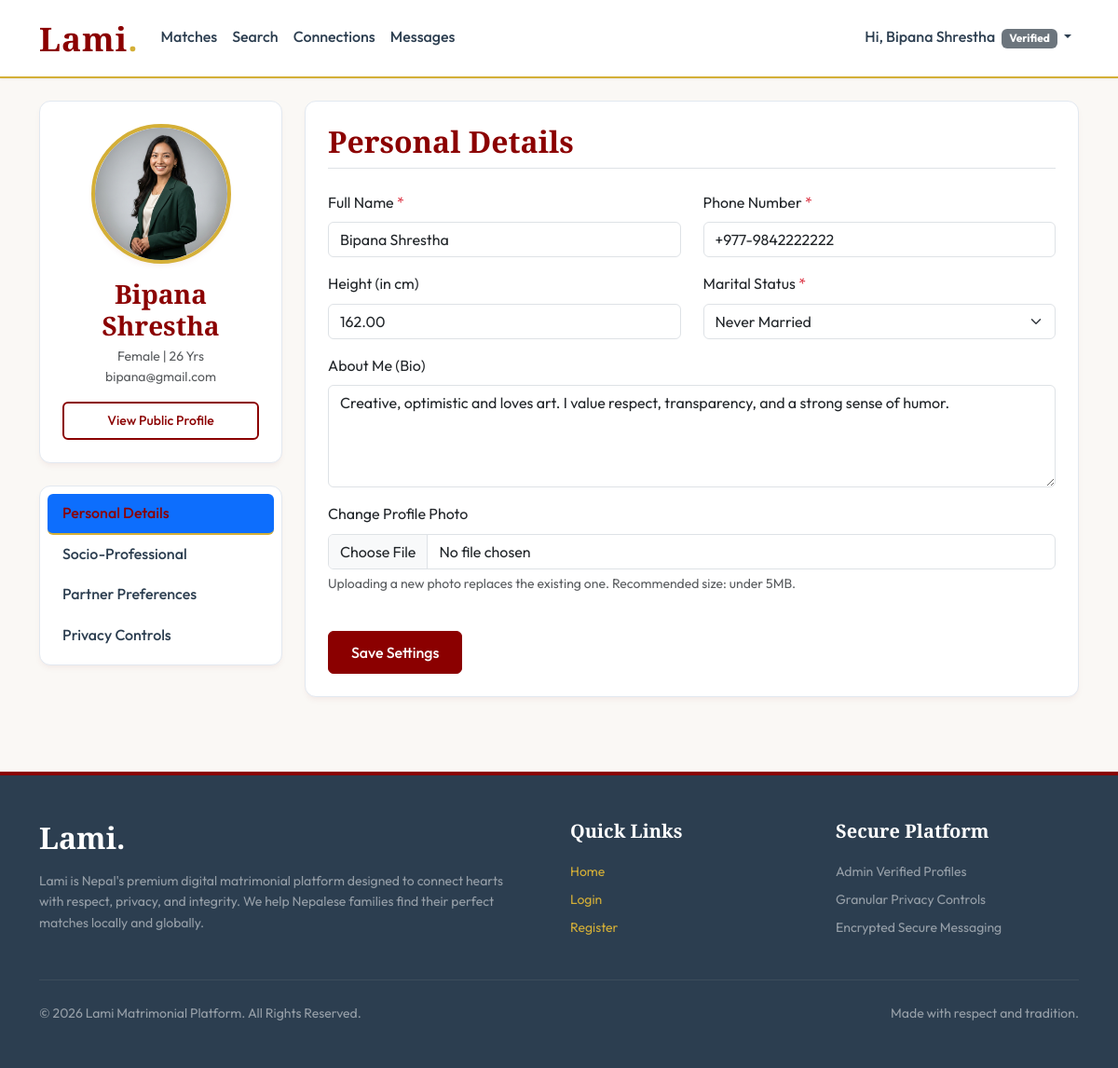
The app's page /profile-edit.php (signed in) with its own data.
### tables this page shows
CREATE TABLE `profiles` (
  `user_id` INT PRIMARY KEY,
  `gender` ENUM('male', 'female', 'other') NOT NULL,
  `dob` DATE NOT NULL,
  `religion` VARCHAR(50) DEFAULT NULL,
  `caste` VARCHAR(50) DEFAULT NULL,
  `education` VARCHAR(100) DEFAULT NULL,
  `profession` VARCHAR(100) DEFAULT NULL,
  `location` VARCHAR(100) DEFAULT NULL,
  `height` DECIMAL(5,2) DEFAULT NULL, 
  `bio` TEXT DEFAULT NULL,
  `income_range` VARCHAR(50) DEFAULT NULL,
  `marital_status` ENUM('never_married', 'divorced', 'widowed', 'awaited') DEFAULT 'never_married',
  `photo_path` VARCHAR(255) DEFAULT NULL,
  `identity_doc_path` VARCHAR(255) DEFAULT NULL,
  FOREIGN KEY (`user_id`) REFERENCES `users` (`id`) ON DELETE CASCADE,
  INDEX `idx_gender` (`gender`),
  INDEX `idx_religion` (`religion`),
  INDEX `idx_caste` (`caste`),
  INDEX `idx_location` (`location`)
);

CREATE TABLE `users` (
  `id` INT AUTO_INCREMENT PRIMARY KEY,
  `full_name` VARCHAR(100) NOT NULL,
  `email` VARCHAR(100) UNIQUE NOT NULL,
  `phone` VARCHAR(20) NOT NULL,
  `password_hash` VARCHAR(255) NOT NULL,
  `role` ENUM('standard', 'moderator', 'admin') DEFAULT 'standard',
  `status` ENUM('pending', 'verified', 'suspended') DEFAULT 'pending',
  `created_at` TIMESTAMP DEFAULT CURRENT_TIMESTAMP,
  INDEX `idx_email` (`email`),
  INDEX `idx_status` (`status`)
);

### includes/functions.php (called while the page is built, shortened)
<?php
function e(mixed $value): string {
    return htmlspecialchars((string)($value ?? ''), ENT_QUOTES, 'UTF-8');
}
function calculate_age(string $dob): int {
    $dob_date = new DateTime($dob);
    $today = new DateTime();
    $diff = $today->diff($dob_date);
    return $diff->y;
}

### profile-edit.php (the view, shortened to what this page needs)
<?php
require_once 'includes/functions.php';
$user_id = $_SESSION['user_id'];
$db = DB::getConnection();
try {
    $stmt = $db->prepare("SELECT full_name, phone, email FROM users WHERE id = :id");
    $stmt->execute(['id' => $user_id]);
    $user_data = $stmt->fetch();
    $stmt = $db->prepare("SELECT * FROM profiles WHERE user_id = :id");
    $stmt->execute(['id' => $user_id]);
    $profile_data = $stmt->fetch();
} catch (Exception $e) {
    die("Error loading configuration: " . htmlspecialchars($e->getMessage()));
}
require_once 'includes/header.php';
?>
<div class="row">
    <div class="col-lg-3 mb-4">
        <div class="card card-lami text-center p-4 mb-4">
            <div class="profile-pic-container mb-3">
                <?php if (!empty($profile_data['photo_path']) && file_exists($profile_data['photo_path'])): ?>
                    <img src="<?php echo e($profile_data['photo_path']); ?>" alt="Profile Picture">
                <?php endif; ?>
            </div>
            <h4 class="mb-1 fs-3"><?php echo e($user_data['full_name']); ?></h4>
            <p class="text-muted small mb-0"><?php echo e(ucfirst($profile_data['gender'] ?? '')); ?> | <?php echo e(calculate_age($profile_data['dob'])); ?> Yrs</p>
            <p class="text-muted small mb-3"><?php echo e($user_data['email']); ?></p>
            <a href="profile.php?id=<?php echo $user_id; ?>" class="btn btn-outline-lami btn-sm w-100">View Public Profile</a>
        </div>
        <div class="card card-lami p-2">
            <div class="nav flex-column nav-pills" id="settingsTabs" role="tablist" aria-orientation="vertical">
                <button class="nav-link nav-link-lami active text-start py-2.5 px-3" id="personal-tab" data-bs-toggle="pill" data-bs-target="#personal" type="button" role="tab" aria-controls="personal" aria-selected="true">Personal Details</button>
                <button class="nav-link nav-link-lami text-start py-2.5 px-3" id="socio-tab" data-bs-toggle="pill" data-bs-target="#socio" type="button" role="tab" aria-controls="socio" aria-selected="false">Socio-Professional</button>
                <button class="nav-link nav-link-lami text-start py-2.5 px-3" id="partner-tab" data-bs-toggle="pill" data-bs-target="#partner" type="button" role="tab" aria-controls="partner" aria-selected="false">Partner Preferences</button>
                <button class="nav-link nav-link-lami text-start py-2.5 px-3" id="privacy-tab" data-bs-toggle="pill" data-bs-target="#privacy" type="button" role="tab" aria-controls="privacy" aria-selected="false">Privacy Controls</button>
            </div>
        </div>
    </div>
    <div class="col-lg-9">
        <form action="profile-edit.php" method="POST" enctype="multipart/form-data">
            <div class="tab-content" id="settingsTabsContent">
                <div class="tab-pane fade show active" id="personal" role="tabpanel" aria-labelledby="personal-tab">
                    <div class="card card-lami p-4">
                        <h3 class="border-bottom pb-2 mb-4 fs-2">Personal Details</h3>
                        <div class="row">
                            <div class="col-md-6 mb-3">
                                <label for="full_name" class="form-label">Full Name <span class="text-danger">*</span></label>
                                <input type="text" class="form-control" id="full_name" name="full_name" value="<?php echo e($user_data['full_name']); ?>" required>
                            </div>
                            <div class="col-md-6 mb-3">
                                <label for="phone" class="form-label">Phone Number <span class="text-danger">*</span></label>
                                <input type="text" class="form-control" id="phone" name="phone" value="<?php echo e($user_data['phone']); ?>" required>
                            </div>
                        </div>
                        <div class="row">
                            <div class="col-md-6 mb-3">
                                <label for="height" class="form-label">Height (in cm)</label>
                                <input type="number" step="0.1" class="form-control" id="height" name="height" placeholder="e.g. 175.5" value="<?php echo e($profile_data['height']); ?>">
                            </div>
                            <div class="col-md-6 mb-3">
                                <label for="marital_status" class="form-label">Marital Status <span class="text-danger">*</span></label>
                                <select class="form-select" id="marital_status" name="marital_status" required>
                                    <option value="never_married" <?php echo ($profile_data['marital_status'] ?? '') === 'never_married' ? 'selected' : ''; ?>>Never Married</option>
                                </select>
                            </div>
                        </div>
                        <div class="mb-3">
                            <label for="bio" class="form-label">About Me (Bio)</label>
                            <textarea class="form-control" id="bio" name="bio" rows="4" placeholder="Describe yourself, your hobbies, interests, and what you are looking for..." required><?php echo e($profile_data['bio']); ?></textarea>
                        </div>
                        <div class="mb-3">
                            <label for="profile_photo" class="form-label">Change Profile Photo</label>
                            <input type="file" class="form-control" id="profile_photo" name="profile_photo" accept="image/jpeg,image/png,image/jpg">
                            <div class="form-text fs-8">Uploading a new photo replaces the existing one. Recommended size: under 5MB.</div>
                        </div>
                        <div class="mt-4">
                            <button type="submit" class="btn btn-primary-lami">Save Settings</button>
                        </div>
                    </div>
                </div>
            </div>
        </form>
    </div>
</div>
<?php require_once 'includes/footer.php'; ?>

### assets/css/style.css (style rules this page uses)
:root { --primary-color: #8B0000; --primary-hover: #700000; --accent-color: #D4AF37; --accent-hover: #B89222; --bg-color: #FAF8F5; --text-color: #2C3E50; --text-muted: #64748B; --card-bg: #FFFFFF; --border-color: #E2E8F0; --shadow-sm: 0 1px 3px rgba(0,0,0,0.05), 0 1px 2px rgba(0,0,0,0.02); --shadow-md: 0 4px 6px -1px rgba(139,0,0,0.05), 0 2px 4px -1px rgba(0,0,0,0.01); --shadow-lg: 0 10px 15px -3px rgba(139,0,0,0.08), 0 4px 6px -2px rgba(0,0,0,0.02); }
body { font-family: 'Outfit', sans-serif; background-color: var(--bg-color); color: var(--text-color); line-height: 1.6; overflow-x: hidden; }
h1, h2, h3, h4, h5, h6, .brand-font { font-family: 'Cormorant Garamond', serif; font-weight: 700; color: var(--primary-color); }
.nav-link-lami { font-weight: 500; color: var(--text-color) !important; transition: color 0.2s ease; border-bottom: 2px solid transparent; }
.nav-link-lami:hover, .nav-link-lami.active { color: var(--primary-color) !important; border-bottom: 2px solid var(--accent-color); }
.btn-primary-lami { background-color: var(--primary-color); border-color: var(--primary-color); color: #FFFFFF; font-weight: 500; border-radius: 6px; padding: 0.6rem 1.5rem; transition: all 0.3s ease; }
.btn-outline-lami { border: 2px solid var(--primary-color); color: var(--primary-color); font-weight: 500; background-color: transparent; border-radius: 6px; padding: 0.5rem 1.4rem; transition: all 0.2s ease; }
.card-lami { background: var(--card-bg); border: 1px solid var(--border-color); border-radius: 12px; box-shadow: var(--shadow-md); transition: transform 0.3s ease, box-shadow 0.3s ease; }
.profile-pic-container { width: 150px; height: 150px; border-radius: 50%; overflow: hidden; border: 4px solid var(--accent-color); margin: 0 auto; position: relative; box-shadow: var(--shadow-md); background-color: #FFF; }
.profile-pic-container img, .profile-pic-container svg { width: 100%; height: 100%; object-fit: cover; }
:root { --hero-bg-image: url('https://i.pinimg.com/736x/fb/91/6a/fb916ab78494ad3a09d643e94b707022.jpg'); }

### records on screen
profiles: photo_path (picture), gender "Female", dob "26", height "162.00", marital_status "Never Married", bio "Creative, optimistic and loves art. I value respect, transparency, and a strong sense of humor."
users: full_name "Bipana Shrestha", email "bipana@gmail.com", phone "+977-9842222222"

### other values on screen
$_SESSION['user_name'] "Bipana Shrestha"
$_SESSION['user_status'] "Verified"
